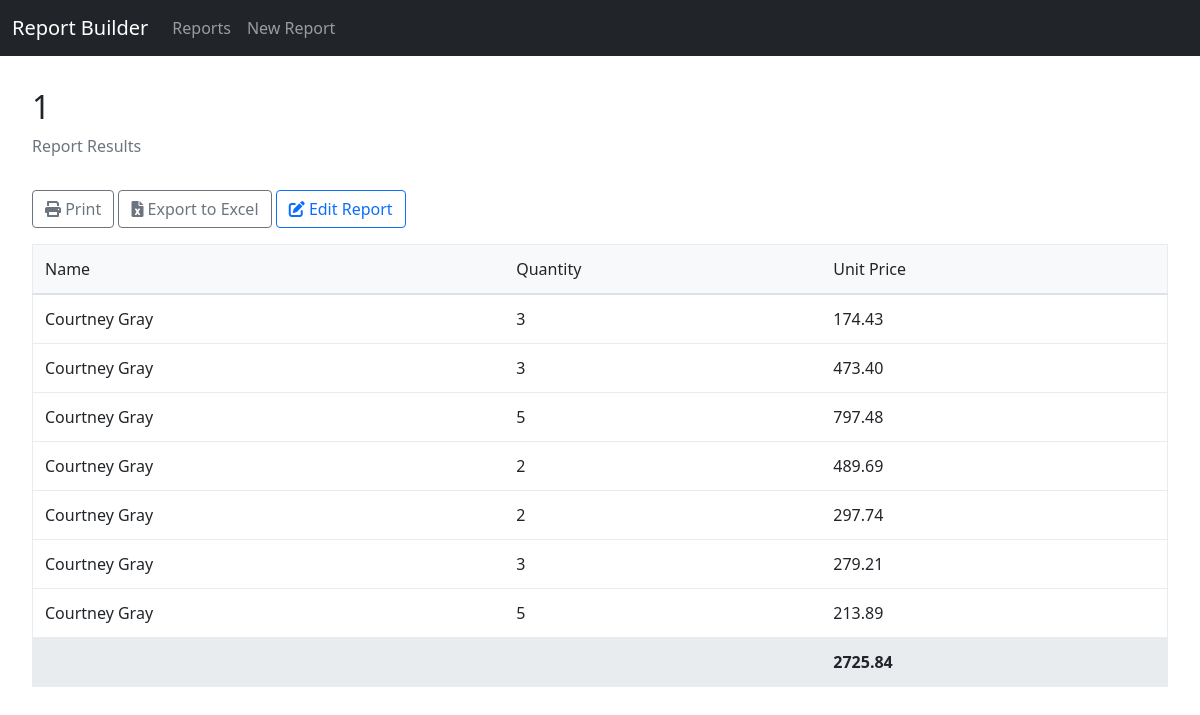
The app's page /1/execute/ with its own data.
### report/models.py (models this page shows, shortened)
class Report(models.Model):
    name = models.CharField(max_length=255)
    description = models.TextField(blank=True, null=True)
    root_model = models.ForeignKey(ContentType, on_delete=models.CASCADE)
    created_at = models.DateTimeField(auto_now_add=True)
    updated_at = models.DateTimeField(auto_now=True)
    def get_optimized_queryset(self):
        print(f"DEBUG: Getting optimized queryset for report {self.id}")
        model_class = self.root_model.model_class()
        print(f"DEBUG: Root model is {model_class.__name__}")
        queryset = model_class.objects.all()
        field_paths = set()
        for column in self.columns.all():
            if '__' in column.field_path:
                field_paths.add(column.field_path.split('__')[0])
                print(f"DEBUG: Added field path from column: {column.field_path}")
        for filter_obj in self.filters.all():
            if '__' in filter_obj.field_path:
                field_paths.add(filter_obj.field_path.split('__')[0])
                print(f"DEBUG: Added field path from filter: {filter_obj.field_path}")
        for grouping in self.groupings.all():
            if '__' in grouping.field_path:
                field_paths.add(grouping.field_path.split('__')[0])
                print(f"DEBUG: Added field path from grouping: {grouping.field_path}")
        print(f"DEBUG: Collected field paths: {field_paths}")
        select_related = []
        prefetch_related = []
        for path in field_paths:
            field = model_class._meta.get_field(path)
            if field.many_to_one or field.one_to_one:
                select_related.append(path)
                print(f"DEBUG: Added {path} to select_related")
            elif field.many_to_many or field.one_to_many:
                prefetch_related.append(path)
                print(f"DEBUG: Added {path} to prefetch_related")
        if select_related:
            print(f"DEBUG: Applying select_related: {select_related}")
            queryset = queryset.select_related(*select_related)
        if prefetch_related:
            print(f"DEBUG: Applying prefetch_related: {prefetch_related}")
            queryset = queryset.prefetch_related(*prefetch_related)
        print(f"DEBUG: Final queryset SQL: {queryset.query}")
        return queryset

class ReportColumn(models.Model):
    AGGREGATION_CHOICES = [
        ('', 'No Aggregation'),
        ('COUNT', 'Count'),
        ('SUM', 'Sum'),
        ('AVG', 'Average'),
        ('MIN', 'Minimum'),
        ('MAX', 'Maximum'),
        ('COUNT_DISTINCT', 'Count Distinct'),
        ('COUNT_IF', 'Count If'),
        ('SUM_IF', 'Sum If'),
        ('STDDEV', 'Standard Deviation'),
        ('VARIANCE', 'Variance'),
        ('MEDIAN', 'Median'),
        ('MONTH_SUM', 'Monthly Sum'),
        ('YEAR_SUM', 'Yearly Sum'),
        ('YOY_GROWTH', 'Year over Year Growth'),
        ('RUNNING_TOTAL', 'Running Total'),
        ('RANK', 'Rank'),
        ('MOVING_AVG', 'Moving Average'),
        ('PERCENTILE_25', '25th Percentile'),
        ('PERCENTILE_50', 'Median (50th Percentile)'),
        ('PERCENTILE_75', '75th Percentile'),
        ('PERCENTILE_90', '90th Percentile'),
    ]
    FORMATTING_TYPES = [
        ('number', 'Number'),
        ('currency', 'Currency'),
        ('percentage', 'Percentage'),
        ('date', 'Date'),
        ('datetime', 'DateTime'),
        ('boolean', 'Boolean'),
        ('text', 'Text')
    ]
    report = models.ForeignKey(Report, on_delete=models.CASCADE, related_name='columns')
    name = models.CharField(max_length=255)
    field_path = models.CharField(max_length=255, help_text="Dot notation path to the field")
    display_name = models.CharField(max_length=255)
    order = models.IntegerField(default=0)
    is_visible = models.BooleanField(default=True)
    aggregation = models.CharField(max_length=20, choices=AGGREGATION_CHOICES, blank=True)
    formula = models.TextField(null=True, blank=True, help_text="Python expression for field concatenation. Use field names in curly braces, e.g. {first_name} + ' ' + {last_name}")
    is_formula = models.BooleanField(default=False, help_text="Whether this column is a formula-based field")
    formatting_type = models.CharField(max_length=20, choices=FORMATTING_TYPES, default='text')
    decimal_places = models.IntegerField(default=2, help_text="Number of decimal places for numeric fields")
    currency_symbol = models.CharField(max_length=5, default='$', help_text="Currency symbol for currency fields")
    date_format = models.CharField(max_length=50, default='YYYY-MM-DD', help_text="Date format string")
    is_sortable = models.BooleanField(default=True, help_text="Whether this column can be sorted")
    conditional_formatting = models.JSONField(null=True, blank=True, help_text="""
    JSON configuration for conditional formatting, e.g.:
    {
        "rules": [
            {
                "condition": "value > 1000",
                "style": {"color": "red", "font-weight": "bold"}
            }
        ]
    }
    """)
    condition = models.TextField(null=True, blank=True, help_text="Condition for conditional aggregations (e.g., 'value > 100')")
    window_size = models.IntegerField(null=True, blank=True, help_text="Size of window for moving averages")
    time_unit = models.CharField(max_length=10, choices=[
        ('DAY', 'Daily'),
        ('WEEK', 'Weekly'),
        ('MONTH', 'Monthly'),
        ('QUARTER', 'Quarterly'),
        ('YEAR', 'Yearly')
    ], null=True, blank=True)
    weight_field = models.CharField(max_length=255, null=True, blank=True, help_text="Field to use for weighted calculations")
    class Meta:
        ordering = ['order']
    def apply_aggregation(self, df, group_by=None):
        if not self.aggregation:
            return df
        field = self.field_path
        try:
            if group_by:
                grouped = df.groupby(group_by)
            else:
                grouped = df
            if self.aggregation == 'COUNT':
                return grouped[field].count()
            elif self.aggregation == 'SUM':
                return grouped[field].sum()
            elif self.aggregation == 'AVG':
                return grouped[field].mean()
            elif self.aggregation == 'MIN':
                return grouped[field].min()
            elif self.aggregation == 'MAX':
                return grouped[field].max()
            elif self.aggregation == 'COUNT_DISTINCT':
                return grouped[field].nunique()
            elif self.aggregation in ['COUNT_IF', 'SUM_IF'] and self.condition:
                mask = df.eval(self.condition)
                if self.aggregation == 'COUNT_IF':
                    return grouped[mask][field].count()
                else:
                    return grouped[mask][field].sum()
            elif self.aggregation == 'STDDEV':
                return grouped[field].std()
            elif self.aggregation == 'VARIANCE':
                return grouped[field].var()
            elif self.aggregation == 'MEDIAN':
                return grouped[field].median()
            elif self.aggregation in ['MONTH_SUM', 'YEAR_SUM']:
                time_field = self.time_unit.lower() if self.time_unit else 'month'
                return grouped[field].resample(time_field).sum()
            elif self.aggregation == 'YOY_GROWTH':
                yearly = grouped[field].resample('Y').sum()
                return yearly.pct_change() * 100
            elif self.aggregation == 'RUNNING_TOTAL':
                return grouped[field].cumsum()
            elif self.aggregation == 'RANK':
                return grouped[field].rank(method='dense')
            elif self.aggregation == 'MOVING_AVG' and self.window_size:
                return grouped[field].rolling(window=self.window_size).mean()
            elif self.aggregation.startswith('PERCENTILE_'):
                percentile = float(self.aggregation.split('_')[1]) / 100
                return grouped[field].quantile(percentile)
            return df[field]
        except Exception as e:
            print(f"Error applying aggregation {self.aggregation}: {str(e)}")
            return df[field]

### report/views.py (the view, shortened to what this page needs)
# urls.py: path('<int:report_id>/execute/', views.execute_report, name='execute_report'),
@require_http_methods(["GET"])
def execute_report(request, report_id):
    try:
        report = get_object_or_404(Report, id=report_id)
        if request.headers.get('X-Requested-With') == 'XMLHttpRequest':
            return execute_report_json(request, report)
        try:
            page = max(1, int(request.GET.get('page', 1)))
        except (TypeError, ValueError):
            page = 1
        try:
            per_page = int(request.GET.get('per_page', 50))
            if per_page not in [10, 25, 50, 100]:
                per_page = 50
        except (TypeError, ValueError):
            per_page = 50
        visible_columns = report.columns.filter(is_visible=True)
        if not visible_columns.exists():
            return render(request, 'report/report_results.html', {
                'report': report,
                'error': 'No visible columns defined for this report.',
                'debug': settings.DEBUG
            })
        column_fields = [col.field_path for col in visible_columns]
        queryset = report.get_optimized_queryset()
        for filter_obj in report.filters.all():
            try:
                queryset = filter_obj.apply_filter(queryset)
            except Exception as e:
                print(f"Error applying filter {filter_obj}: {str(e)}")
                continue
        queryset = queryset.values(*column_fields)
        df = pd.DataFrame(list(queryset))
        sort_field = request.GET.get('sort_field')
        sort_direction = request.GET.get('sort_direction', 'asc')
        if sort_field and sort_field in df.columns:
            ascending = sort_direction != 'desc'
            df = df.sort_values(by=sort_field, ascending=ascending)
        data, grand_totals, group_boundaries = process_report_data(df, report, visible_columns, report.groupings.all())
        total_records = len(data)
        start_idx = (page - 1) * per_page
        end_idx = start_idx + per_page
        page_data = data[start_idx:end_idx]
        total_pages = (total_records + per_page - 1) // per_page
        start_index = start_idx + 1 if total_records > 0 else 0
        end_index = min(end_idx, total_records)
        if total_pages <= 5:
            page_range = range(1, total_pages + 1)
        context = {
            'report': report,
            'visible_columns': visible_columns,
            'data': page_data,
            'total': total_records,
            'page': page,
            'per_page': per_page,
            'total_pages': total_pages,
            'grand_totals': grand_totals,
            'start_index': start_index,
            'end_index': end_index,
            'page_range': page_range,
            'debug': settings.DEBUG
        }
        if request.GET.get('export') == 'excel':
            return export_to_excel(data, visible_columns, report.name)
        return render(request, 'report/report_results.html', context)
    except Report.DoesNotExist:
        return render(request, 'report/report_results.html', {
            'error': 'Report not found.',
            'debug': settings.DEBUG
        })

### templates/report/report_results.html (shortened to what this page needs)
{% extends "base.html" %}
{% load static %}
{% load report_tags %}
{% block content %}
<div class="results-container">
    <div class="results-header">
        <h2>{{ report.name }}</h2>
        <p class="text-muted">Report Results</p>
    </div>
    <div class="results-actions">
        <button class="btn btn-outline-secondary" onclick="window.print()">
            <i class="fas fa-print"></i> Print
        </button>
        <button class="btn btn-outline-secondary" onclick="exportToExcel()">
            <i class="fas fa-file-excel"></i> Export to Excel
        </button>
        {% if report and report.id %}
        <a href="{% url 'report:report_builder' pk=report.id %}" class="btn btn-outline-primary">
            <i class="fas fa-edit"></i> Edit Report
        </a>
        {% endif %}
    </div>
    {% if data %}
    <div class="table-responsive">
        <table class="results-table">
            <thead>
                <tr>
                    {% for column in visible_columns %}
                    <th>{{ column.display_name }}</th>
                    {% endfor %}
                </tr>
            </thead>
            <tbody>
                {% for row in data %}
                <tr>
                    {% for column in visible_columns %}
                    <td>
                        {% with value=row|get_dict_value:column.field_path %}
                        {% if value != None %}
                            {% if column.formatting_type %}
                                {{ value|format_value:column }}
                            {% else %}
                                {{ value }}
                            {% endif %}
                        {% endif %}
                        {% endwith %}
                    </td>
                    {% endfor %}
                </tr>
                {% empty %}
                <tr>
                    <td colspan="{{ visible_columns|length }}" class="text-center">
                        No results found.
                    </td>
                </tr>
                {% endfor %}
                {% if grand_totals %}
                <tr class="grand-total-row">
                    {% for column in visible_columns %}
                    <td>
                        {% with total=grand_totals|get_dict_value:column.field_path %}
                        {% if total != None %}
                            {% if column.formatting_type %}
                                {{ total|format_value:column }}
                            {% else %}
                                {{ total }}
                            {% endif %}
                        {% endif %}
                        {% endwith %}
                    </td>
                    {% endfor %}
                </tr>
                {% endif %}
            </tbody>
        </table>
    </div>
    {% else %}
    <div class="alert alert-info">
        <i class="fas fa-info-circle"></i> No results found.
    </div>
    {% endif %}
</div>
{% endblock %}

### templates/base.html (shortened to what this page needs)
<!DOCTYPE html>
<html lang="en">
<head>
    <link href="https://cdn.jsdelivr.net/npm/bootstrap@5.1.3/dist/css/bootstrap.min.css" rel="stylesheet">
    <link href="https://cdnjs.cloudflare.com/ajax/libs/font-awesome/6.0.0/css/all.min.css" rel="stylesheet">
    <link href="https://cdn.jsdelivr.net/npm/select2@4.1.0-rc.0/dist/css/select2.min.css" rel="stylesheet">
    <link href="https://code.jquery.com/ui/1.13.2/themes/base/jquery-ui.css" rel="stylesheet">
</head>
<body>
    <nav class="navbar navbar-expand-lg navbar-dark bg-dark">
        <div class="container-fluid">
            <a class="navbar-brand" href="{% url 'report:report_list' %}">Report Builder</a>
            <div class="collapse navbar-collapse" id="navbarNav">
                <ul class="navbar-nav">
                    <li class="nav-item">
                        <a class="nav-link" href="{% url 'report:report_list' %}">Reports</a>
                    </li>
                    <li class="nav-item">
                        <a class="nav-link" href="{% url 'report:report_create' %}">New Report</a>
                    </li>
                </ul>
            </div>
        </div>
    </nav>
    <div class="container-fluid">
        <div class="row">
            {% block content %}{% endblock %}
        </div>
    </div>
</body>
</html>

### records on screen
Report: name "1"
ReportColumn: display_name "Name", formatting_type+conditional_formatting "Courtney Gray"
ReportColumn: display_name "Quantity", formatting_type+conditional_formatting "3", formatting_type+conditional_formatting "5", formatting_type+conditional_formatting "2"
ReportColumn: display_name "Unit Price", formatting_type+conditional_formatting "174.43", formatting_type+conditional_formatting "473.40", formatting_type+conditional_formatting "797.48", formatting_type+conditional_formatting "489.69", formatting_type+conditional_formatting "297.74", formatting_type+conditional_formatting "279.21", formatting_type+conditional_formatting "213.89", formatting_type+conditional_formatting "2725.84"
